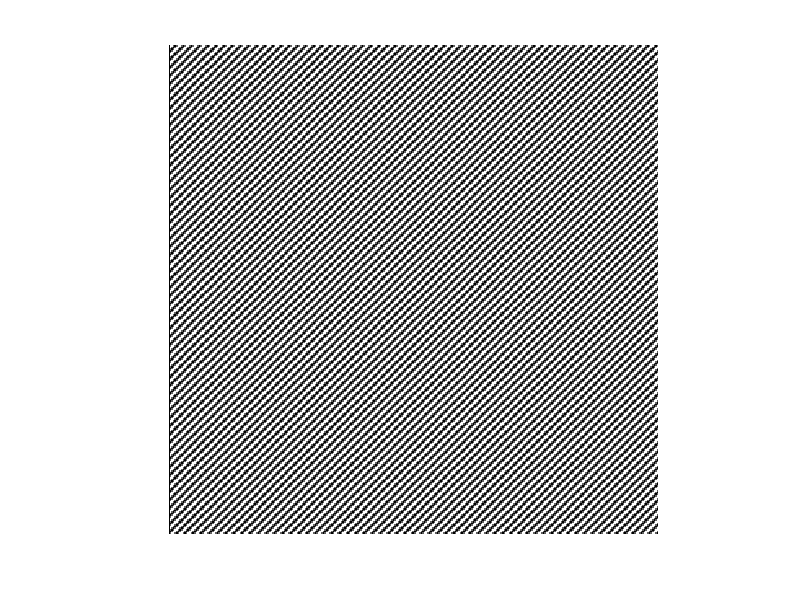

This chart was generated by the following MATLAB code:
clear all;clc
z=ones(300,300);
for x=1:300
    for y=1:300
        f=1+sin(2*pi*512*x/10+2*pi*512/10*y+pi*3/2);
        z(x,y)=255/2*f;
    end
end
imshow(z,[])